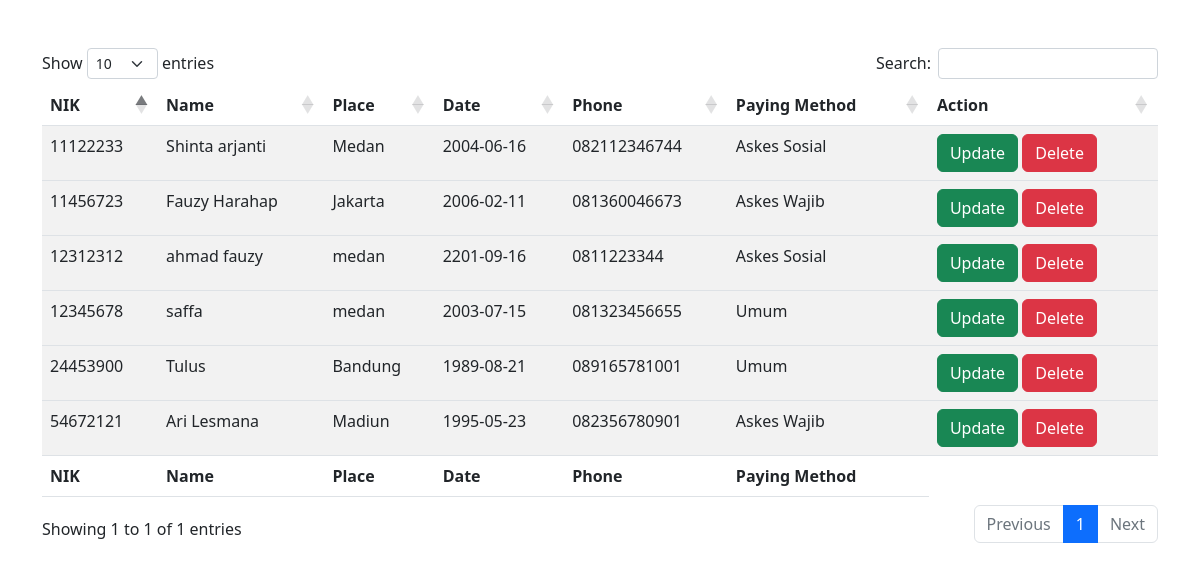
/uaspw/dashboard.php, run on the app's committed database.
### tables this page shows
CREATE TABLE `form` (
  `Id` int(11) NOT NULL,
  `name` varchar(100) NOT NULL,
  `place` varchar(100) NOT NULL,
  `date` date NOT NULL,
  `phone` varchar(25) NOT NULL,
  `bayar` varchar(100) NOT NULL
);

### uaspw/dashboard.php (the view, shortened to what this page needs)
<!DOCTYPE html>
<html lang="en">
<head>
    <link rel="stylesheet" href="https://cdnjs.cloudflare.com/ajax/libs/twitter-bootstrap/5.2.0/css/bootstrap.min.css">
    <link rel="stylesheet" href="https://cdn.datatables.net/1.13.1/css/dataTables.bootstrap5.min.css">
</head>
<body>
<div class="container mt-5">
<table id="example" class="table table-striped" style="width: 100%;">
<thead>
    <tr>
        <th>NIK</th>
        <th>Name</th>
        <th>Place</th></th>
        <th>Date</th>
        <th>Phone</th>
        <th>Paying Method</th>
        <th>Action</th>
    </tr>
</thead>
<?php
    include "config.php";
    $ambildata = mysqli_query($conn, "SELECT * FROM form");
    while ($tampil = mysqli_fetch_array($ambildata)) {
        echo"
            <tbody>
            <tr>
                <td>$tampil[Id]</td>
                <td>$tampil[name]</td>
                <td>$tampil[place]</td>
                <td>$tampil[date]</td>
                <td>$tampil[phone]</td>
                <td>$tampil[bayar]</td>
                <td><a href='update.php?kode=$tampil[Id]' class='btn btn-success'>Update</a> <a href='?kode=$tampil[name]' class='btn btn-danger'>Delete</a></td>
            </tr>
            </tbody>";
    }
?>
    <tfoot>
        <tr>
            <th>NIK</th>
            <th>Name</th>
            <th>Place</th>
            <th>Date</th>
            <th>Phone</th>
            <th>Paying Method</th>
        </tr>
    </tfoot>
</table>
</div>
</body>
</html>

### data on the page
form: Id "11122233", name "Shinta arjanti", place "Medan", date "2004-06-16", phone "082112346744", bayar "Askes Sosial"
form: Id "11456723", name "Fauzy Harahap", place "Jakarta", date "2006-02-11", phone "081360046673", bayar "Askes Wajib"
form: Id "12312312", name "ahmad fauzy", place "medan", date "2201-09-16", phone "0811223344", bayar "Askes Sosial"
form: Id "12345678", name "saffa", place "medan", date "2003-07-15", phone "081323456655", bayar "Umum"
form: Id "24453900", name "Tulus", place "Bandung", date "1989-08-21", phone "089165781001", bayar "Umum"
form: Id "54672121", name "Ari Lesmana", place "Madiun", date "1995-05-23", phone "082356780901", bayar "Askes Wajib"
